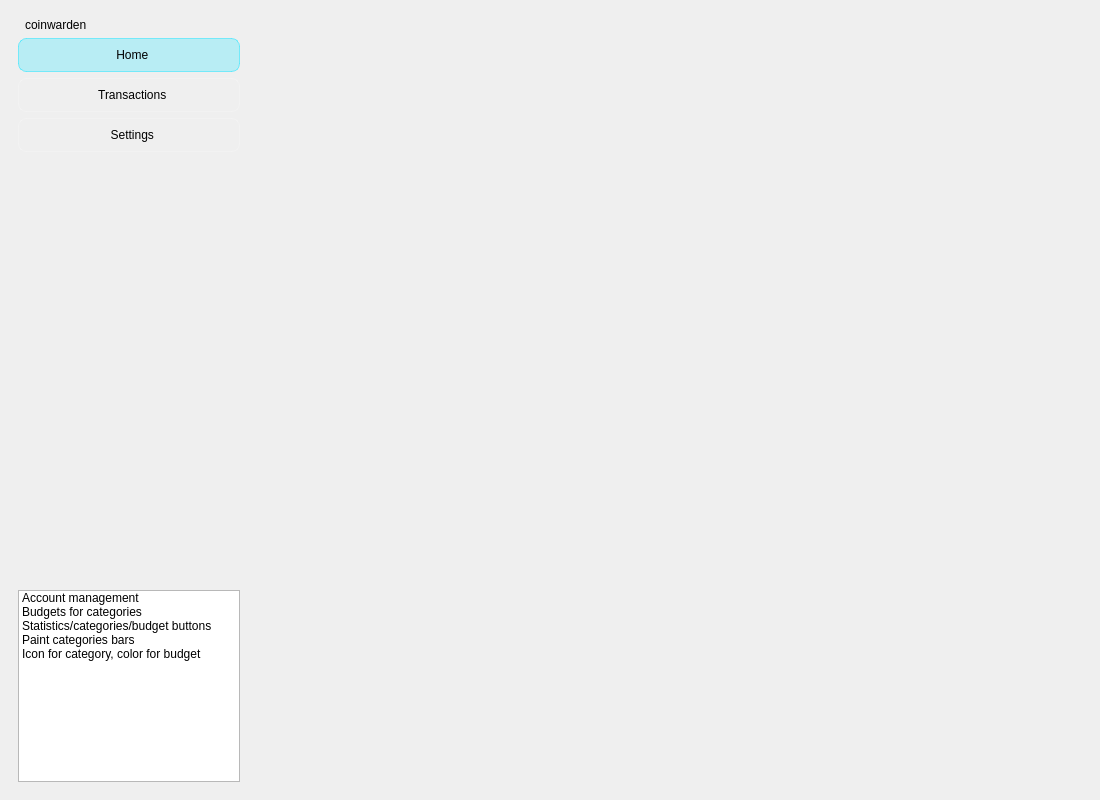
<?xml version="1.0" encoding="UTF-8"?>
<ui version="4.0">
 <class>MainWindow</class>
 <widget class="QMainWindow" name="MainWindow">
  <property name="geometry">
   <rect>
    <x>0</x>
    <y>0</y>
    <width>1100</width>
    <height>800</height>
   </rect>
  </property>
  <property name="windowTitle">
   <string>MainWindow</string>
  </property>
  <widget class="QWidget" name="centralwidget">
   <layout class="QHBoxLayout" name="horizontalLayout">
    <item>
     <widget class="QWidget" name="panel" native="true">
      <property name="enabled">
       <bool>true</bool>
      </property>
      <property name="sizePolicy">
       <sizepolicy hsizetype="Fixed" vsizetype="Preferred">
        <horstretch>0</horstretch>
        <verstretch>0</verstretch>
       </sizepolicy>
      </property>
      <property name="minimumSize">
       <size>
        <width>0</width>
        <height>0</height>
       </size>
      </property>
      <property name="maximumSize">
       <size>
        <width>240</width>
        <height>16777215</height>
       </size>
      </property>
      <layout class="QVBoxLayout" name="verticalLayout">
       <item>
        <layout class="QHBoxLayout" name="horizontalLayout_2">
         <property name="spacing">
          <number>0</number>
         </property>
         <item>
          <widget class="QLabel" name="label_2">
           <property name="maximumSize">
            <size>
             <width>50</width>
             <height>50</height>
            </size>
           </property>
           <property name="layoutDirection">
            <enum>Qt::LayoutDirection::LeftToRight</enum>
           </property>
           <property name="autoFillBackground">
            <bool>false</bool>
           </property>
           <property name="frameShape">
            <enum>QFrame::Shape::NoFrame</enum>
           </property>
           <property name="frameShadow">
            <enum>QFrame::Shadow::Plain</enum>
           </property>
           <property name="text">
            <string/>
           </property>
           <property name="pixmap">
            <pixmap resource="Files/files.qrc">:/logo</pixmap>
           </property>
           <property name="scaledContents">
            <bool>true</bool>
           </property>
           <property name="margin">
            <number>8</number>
           </property>
          </widget>
         </item>
         <item>
          <widget class="QLabel" name="label">
           <property name="sizePolicy">
            <sizepolicy hsizetype="Preferred" vsizetype="Preferred">
             <horstretch>1</horstretch>
             <verstretch>0</verstretch>
            </sizepolicy>
           </property>
           <property name="styleSheet">
            <string notr="true">font: 600 italic 20pt &quot;Cascadia Code&quot;;</string>
           </property>
           <property name="text">
            <string>coinwarden</string>
           </property>
          </widget>
         </item>
        </layout>
       </item>
       <item>
        <widget class="QToolButton" name="home">
         <property name="sizePolicy">
          <sizepolicy hsizetype="Preferred" vsizetype="Fixed">
           <horstretch>0</horstretch>
           <verstretch>0</verstretch>
          </sizepolicy>
         </property>
         <property name="minimumSize">
          <size>
           <width>0</width>
           <height>34</height>
          </size>
         </property>
         <property name="layoutDirection">
          <enum>Qt::LayoutDirection::LeftToRight</enum>
         </property>
         <property name="autoFillBackground">
          <bool>false</bool>
         </property>
         <property name="styleSheet">
          <string notr="true">QToolButton {
	padding: 0px 6px;
    font: 500 11pt &quot;Sans Serif Collection&quot;;
    background-color: rgba(255, 255, 255, 0);
    border-radius: 8px;
    border: 1px solid rgba(255,255,255,50);
}

QToolButton:hover {
    background-color: rgba(255, 255, 255, 50);
}

QToolButton:pressed {
    background-color: rgba(255, 255, 255, 100);
}

QToolButton:checked {
    background-color: rgba(50, 230, 255, 75);
    border: 1px solid rgba(50,230,255, 150);
}</string>
         </property>
         <property name="text">
          <string>  Home</string>
         </property>
         <property name="icon">
          <iconset resource="Files/files.qrc">
           <normaloff>:/homePage</normaloff>:/homePage</iconset>
         </property>
         <property name="checkable">
          <bool>true</bool>
         </property>
         <property name="checked">
          <bool>true</bool>
         </property>
         <property name="toolButtonStyle">
          <enum>Qt::ToolButtonStyle::ToolButtonTextBesideIcon</enum>
         </property>
         <property name="autoRaise">
          <bool>true</bool>
         </property>
        </widget>
       </item>
       <item>
        <widget class="QToolButton" name="transactions">
         <property name="sizePolicy">
          <sizepolicy hsizetype="Preferred" vsizetype="Fixed">
           <horstretch>0</horstretch>
           <verstretch>0</verstretch>
          </sizepolicy>
         </property>
         <property name="minimumSize">
          <size>
           <width>0</width>
           <height>34</height>
          </size>
         </property>
         <property name="autoFillBackground">
          <bool>false</bool>
         </property>
         <property name="styleSheet">
          <string notr="true">QToolButton {
	padding: 0px 6px;
    font: 500 11pt &quot;Sans Serif Collection&quot;;
    background-color: rgba(255, 255, 255, 0);
    border-radius: 8px;
    border: 1px solid rgba(255,255,255,50);
}

QToolButton:hover {
    background-color: rgba(255, 255, 255, 50);
}

QToolButton:pressed {
    background-color: rgba(255, 255, 255, 100);
}

QToolButton:checked {
    background-color: rgba(50, 230, 255, 75);
    border: 1px solid rgba(50,230,255, 150);
}</string>
         </property>
         <property name="text">
          <string>  Transactions</string>
         </property>
         <property name="icon">
          <iconset resource="Files/files.qrc">
           <normaloff>:/transactionsPage</normaloff>:/transactionsPage</iconset>
         </property>
         <property name="checkable">
          <bool>true</bool>
         </property>
         <property name="checked">
          <bool>false</bool>
         </property>
         <property name="toolButtonStyle">
          <enum>Qt::ToolButtonStyle::ToolButtonTextBesideIcon</enum>
         </property>
         <property name="autoRaise">
          <bool>true</bool>
         </property>
        </widget>
       </item>
       <item>
        <widget class="QToolButton" name="settings">
         <property name="sizePolicy">
          <sizepolicy hsizetype="Preferred" vsizetype="Fixed">
           <horstretch>0</horstretch>
           <verstretch>0</verstretch>
          </sizepolicy>
         </property>
         <property name="minimumSize">
          <size>
           <width>0</width>
           <height>34</height>
          </size>
         </property>
         <property name="styleSheet">
          <string notr="true">QToolButton {
	padding: 0px 6px;
    font: 500 11pt &quot;Sans Serif Collection&quot;;
    background-color: rgba(255, 255, 255, 0);
    border-radius: 8px;
    border: 1px solid rgba(255,255,255,50);
}

QToolButton:hover {
    background-color: rgba(255, 255, 255, 50);
}

QToolButton:pressed {
    background-color: rgba(255, 255, 255, 100);
}

QToolButton:checked {
    background-color: rgba(50, 230, 255, 75);
    border: 1px solid rgba(50,230,255, 150);
}</string>
         </property>
         <property name="text">
          <string>  Settings</string>
         </property>
         <property name="icon">
          <iconset resource="Files/files.qrc">
           <normaloff>:/settingsPage</normaloff>:/settingsPage</iconset>
         </property>
         <property name="checkable">
          <bool>true</bool>
         </property>
         <property name="toolButtonStyle">
          <enum>Qt::ToolButtonStyle::ToolButtonTextBesideIcon</enum>
         </property>
         <property name="autoRaise">
          <bool>true</bool>
         </property>
        </widget>
       </item>
       <item>
        <spacer name="verticalSpacer">
         <property name="orientation">
          <enum>Qt::Orientation::Vertical</enum>
         </property>
         <property name="sizeHint" stdset="0">
          <size>
           <width>20</width>
           <height>385</height>
          </size>
         </property>
        </spacer>
       </item>
       <item>
        <widget class="QListWidget" name="listWidget">
         <property name="sizePolicy">
          <sizepolicy hsizetype="Expanding" vsizetype="Fixed">
           <horstretch>0</horstretch>
           <verstretch>2</verstretch>
          </sizepolicy>
         </property>
         <item>
          <property name="text">
           <string>Account management</string>
          </property>
         </item>
         <item>
          <property name="text">
           <string>Budgets for categories</string>
          </property>
         </item>
         <item>
          <property name="text">
           <string>Statistics/categories/budget buttons</string>
          </property>
         </item>
         <item>
          <property name="text">
           <string>Paint categories bars</string>
          </property>
         </item>
         <item>
          <property name="text">
           <string>Icon for category, color for budget</string>
          </property>
         </item>
        </widget>
       </item>
      </layout>
     </widget>
    </item>
    <item>
     <widget class="QStackedWidget" name="pages">
      <property name="sizePolicy">
       <sizepolicy hsizetype="Preferred" vsizetype="Preferred">
        <horstretch>0</horstretch>
        <verstretch>0</verstretch>
       </sizepolicy>
      </property>
      <property name="currentIndex">
       <number>-1</number>
      </property>
     </widget>
    </item>
   </layout>
  </widget>
 </widget>
 <resources>
  <include location="Files/files.qrc"/>
 </resources>
 <connections/>
</ui>
